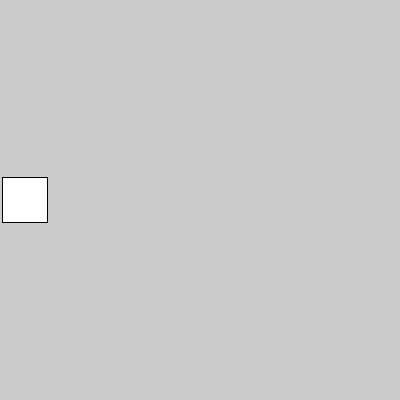
Frame 1 (no input)
Frame 60 (the mouse pressed at the canvas centre just before this capture): identical to frame 1, image omitted
Frame 120 (the mouse held since frame 60 and released just before this capture): identical to frame 1, image omitted

The Processing sketch that drew this single still picture (run headless with seeded random() and noise(); from frame 60 on, the mouse is pressed at the canvas centre):

// Processing sketch: for_01
// ── for_01.pde
void setup(){
   size(400,400);
   rectMode(CENTER);
}

void draw(){
  //Declarar una variable dentro del FOR del tipo int
  //Agregar un criterio de ejecución del bucle
  //La forma en la cual se incrementa la variable a usar como contador
  for(int i=0; i<10; i++){
    rect(25,height/2, i * 5, i * 5);
    // i=0 => 0, 0
    // i=1 => 5, 5
    // i=2 => 10, 10
    //...
    // i=9 => 45, 45
  }
  /*
  rect(25,height/2, 50, 50);
  rect(75,height/2, 50, 50);
  rect(125,height/2, 50, 50);
  rect(175,height/2, 50, 50);
  rect(225,height/2, 50, 50);
  */
}
